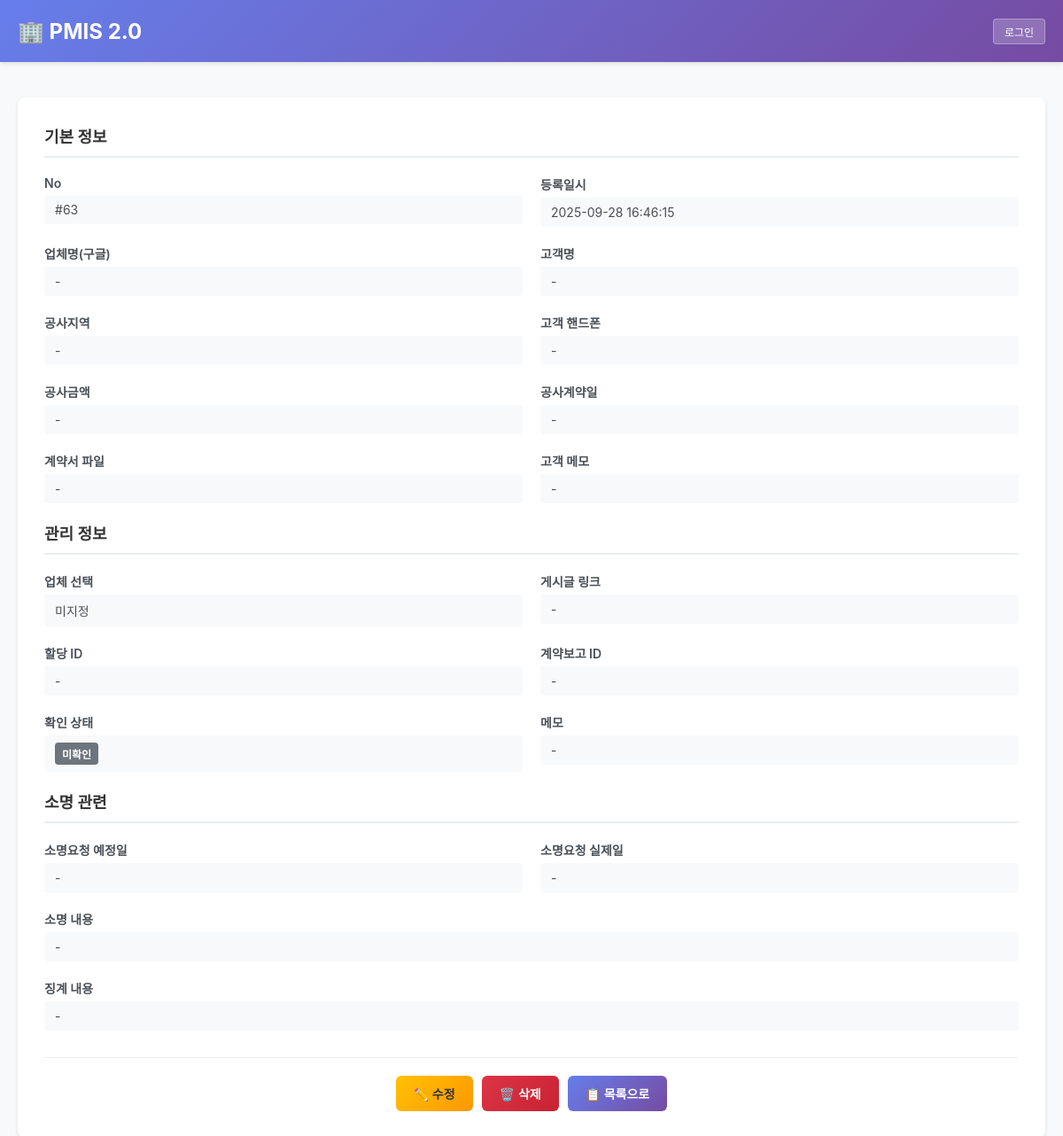
The app's page /contract/clientreport/63/ with its own data.
### contract/models.py (models this page shows, shortened)
class ClientReport(models.Model):
    CHECK_CHOICES = [
        (0, '미확인'),
        (1, '불필요'),
        (2, '계약O'),
        (3, '계약X'),
    ]
    no = models.AutoField(primary_key=True, verbose_name='고객계약보고ID')
    sTimeStamp = models.CharField(max_length=50, blank=True, verbose_name='타임스탬프(구글)')
    sCompanyName = models.CharField(max_length=200, blank=True, verbose_name='업체명(구글)')
    sName = models.CharField(max_length=50, blank=True, verbose_name='고객')
    sArea = models.CharField(max_length=200, blank=True, verbose_name='공사지역')
    sPhone = models.CharField(max_length=50, blank=True, verbose_name='고객핸드폰')
    sConMoney = models.CharField(max_length=50, blank=True, verbose_name='공사금액(원)')
    sDateContract = models.CharField(max_length=50, blank=True, verbose_name='공사계약일(구글)')
    sFile = models.TextField(blank=True, verbose_name='계약서 링크')
    sClientMemo = models.TextField(blank=True, verbose_name='남긴 말씀')
    timeStamp = models.DateTimeField(null=True, blank=True, verbose_name='타임스탬프')
    noCompany = models.IntegerField(default=0, verbose_name='업체ID')
    dateContract = models.DateField(null=True, blank=True, verbose_name='공사계약일')
    sPost = models.CharField(max_length=200, blank=True, verbose_name='게시글 링크')
    noAssign = models.IntegerField(null=True, blank=True, verbose_name='할당ID')
    noCompanyReport = models.IntegerField(null=True, blank=True, verbose_name='업체계약보고ID')
    nCheck = models.IntegerField(
        choices=CHECK_CHOICES,
        default=0,
        verbose_name='확인'
    )
    sMemo = models.TextField(blank=True, verbose_name='메모')
    dateExplain0 = models.DateField(null=True, blank=True, verbose_name='소명요청 예정일')
    dateExplain1 = models.DateField(null=True, blank=True, verbose_name='소명요청 실제일')
    sExplain = models.TextField(blank=True, verbose_name='소명 내용')
    sPunish = models.TextField(blank=True, verbose_name='징계 내용')
    created_at = models.DateTimeField(auto_now_add=True, verbose_name='생성일시')
    updated_at = models.DateTimeField(auto_now=True, verbose_name='수정일시')
    class Meta:
        db_table = 'client_report'
        verbose_name = '고객계약보고'
        verbose_name_plural = '고객계약보고'
        ordering = ['-no']  # 최신순 정렬

### contract/views.py (the view)
# urls.py: path('clientreport/<int:pk>/', views.clientreport_detail, name='clientreport_detail'),
def clientreport_detail(request, pk):
    report = get_object_or_404(ClientReport, pk=pk)
    try:
        company = Company.objects.get(no=report.noCompany)
        report.company = company
    except Company.DoesNotExist:
        report.company = None
    current_staff = None
    if 'staff_user' in request.session:
        try:
            current_staff = Staff.objects.get(no=request.session['staff_user']['no'])
        except Staff.DoesNotExist:
            pass
    context = {
        'report': report,
        'current_staff': current_staff,
        'mode': 'view',
    }
    return render(request, 'contract/clientreport_detail.html', context)

### contract/templates/contract/clientreport_detail.html (shortened to what this page needs)
{% extends "staff/base.html" %}
{% block content %}
<div class="detail-container">
    <form method="post" action="">
        <div class="section-title">기본 정보</div>
        <div class="form-row">
            <div class="form-col">
                <label class="form-label">No</label>
                <div class="form-control-plaintext">#{{ report.no }}</div>
            </div>
            <div class="form-col">
                <label class="form-label">등록일시</label>
                <div class="form-control-plaintext">
                    {% if report.timeStamp %}
                        {{ report.timeStamp|date:"Y-m-d H:i:s" }}
                    {% elif report.sTimeStamp %}
                        {{ report.sTimeStamp }}
                    {% else %}
                        -
                    {% endif %}
                </div>
            </div>
        </div>
        <div class="form-row">
            <div class="form-col">
                <label class="form-label">업체명(구글)</label>
                <div class="form-control-plaintext">{{ report.sCompanyName|default:"-" }}</div>
            </div>
            <div class="form-col">
                <label class="form-label">고객명</label>
                <div class="form-control-plaintext">{{ report.sName|default:"-" }}</div>
            </div>
        </div>
        <div class="form-row">
            <div class="form-col">
                <label class="form-label">공사지역</label>
                <div class="form-control-plaintext">{{ report.sArea|default:"-" }}</div>
            </div>
            <div class="form-col">
                <label class="form-label">고객 핸드폰</label>
                <div class="form-control-plaintext">{{ report.sPhone|default:"-" }}</div>
            </div>
        </div>
        <div class="form-row">
            <div class="form-col">
                <label class="form-label">공사금액</label>
                <div class="form-control-plaintext">{{ report.sConMoney|default:"-" }}</div>
            </div>
            <div class="form-col">
                <label class="form-label">공사계약일</label>
                <div class="form-control-plaintext">
                    {% if report.dateContract %}
                        {{ report.dateContract|date:"Y-m-d" }}
                    {% elif report.sDateContract %}
                        {{ report.sDateContract }}
                    {% else %}
                        -
                    {% endif %}
                </div>
            </div>
        </div>
        <div class="form-row">
            <div class="form-col">
                <label class="form-label">계약서 파일</label>
                <div class="form-control-plaintext">
                    {% if report.sFile %}
                        <a href="{{ report.sFile }}" target="_blank" class="link-display">
                            📎 계약서 보기
                        </a>
                    {% else %}
                        -
                    {% endif %}
                </div>
            </div>
            <div class="form-col">
                <label class="form-label">고객 메모</label>
                <div class="form-control-plaintext">{{ report.sClientMemo|default:"-" }}</div>
            </div>
        </div>
        <div class="section-title">관리 정보</div>
        <div class="form-row">
            <div class="form-col">
                <label for="noCompany" class="form-label">업체 선택</label>
                {% if mode == 'edit' %}
                    <select id="noCompany" name="noCompany" class="form-control">
                        <option value="0">선택하세요</option>
                        {% for company in all_companies %}
                            <option value="{{ company.no }}" {% if company.no == report.noCompany %}selected{% endif %}>
                                {{ company.sName2|default:company.sName1 }}
                            </option>
                        {% endfor %}
                    </select>
                {% else %}
                    <div class="form-control-plaintext">
                        {% if report.company %}
                            {{ report.company.sName2|default:report.company.sName1 }}
                        {% else %}
                            미지정
                        {% endif %}
                    </div>
                {% endif %}
            </div>
            <div class="form-col">
                <label for="sPost" class="form-label">게시글 링크</label>
                {% if mode == 'edit' %}
                    <input type="url" id="sPost" name="sPost" class="form-control"
                           value="{% if report.sPost %}{{ report.sPost }}{% else %}https://cafe.naver.com/pcarpenter/{% endif %}" placeholder="https://...">
                {% else %}
                    <div class="form-control-plaintext">
                        {% if report.sPost %}
                            <a href="{{ report.sPost }}" target="_blank" class="link-display" style="word-break: break-all;">
                                {{ report.sPost }}
                            </a>
                        {% else %}
                            -
                        {% endif %}
                    </div>
                {% endif %}
            </div>
        </div>
        <div class="form-row">
            <div class="form-col">
                <label for="noAssign" class="form-label">할당 ID</label>
                {% if mode == 'edit' %}
                    <input type="number" id="noAssign" name="noAssign" class="form-control"
                           value="{{ report.noAssign|default:'' }}">
                {% else %}
                    <div class="form-control-plaintext">{{ report.noAssign|default:"-" }}</div>
                {% endif %}
            </div>
            <div class="form-col">
                <label for="noCompanyReport" class="form-label">계약보고 ID</label>
                {% if mode == 'edit' %}
                    <input type="number" id="noCompanyReport" name="noCompanyReport" class="form-control"
                           value="{{ report.noCompanyReport|default:'' }}">
                {% else %}
                    <div class="form-control-plaintext">{{ report.noCompanyReport|default:"-" }}</div>
                {% endif %}
            </div>
        </div>
        <div class="form-row">
            <div class="form-col">
                <label for="nCheck" class="form-label">확인 상태</label>
                {% if mode == 'edit' %}
                    <select id="nCheck" name="nCheck" class="form-control">
                        <option value="0" {% if report.nCheck == 0 %}selected{% endif %}>미확인</option>
                        <option value="1" {% if report.nCheck == 1 %}selected{% endif %}>불필요</option>
                        <option value="2" {% if report.nCheck == 2 %}selected{% endif %}>계약O</option>
                        <option value="3" {% if report.nCheck == 3 %}selected{% endif %}>계약X</option>
                    </select>
                {% else %}
                    <div class="form-control-plaintext">
                        {% if report.nCheck == 0 %}
                            <span class="badge badge-secondary">미확인</span>
                        {% elif report.nCheck == 1 %}
                            <span class="badge badge-warning">불필요</span>
                        {% elif report.nCheck == 2 %}
                            <span class="badge badge-success">계약O</span>
                        {% else %}
                            <span class="badge badge-danger">계약X</span>
                        {% endif %}
                    </div>
                {% endif %}
            </div>
            <div class="form-col">
                <label for="sMemo" class="form-label">메모</label>
                {% if mode == 'edit' %}
                    <input type="text" id="sMemo" name="sMemo" class="form-control"
                           value="{{ report.sMemo|default:'' }}" placeholder="메모를 입력하세요">
                {% else %}
                    <div class="form-control-plaintext">{{ report.sMemo|default:"-" }}</div>
                {% endif %}
            </div>
        </div>
        <div class="section-title">소명 관련</div>
        <div class="form-row">
            <div class="form-col">
                <label for="dateExplain0" class="form-label">소명요청 예정일</label>
                {% if mode == 'edit' %}
                    <input type="date" id="dateExplain0" name="dateExplain0" class="form-control"
                           value="{{ report.dateExplain0|date:'Y-m-d'|default:'' }}">
                {% else %}
                    <div class="form-control-plaintext">
                        {% if report.dateExplain0 %}
                            {{ report.dateExplain0|date:"Y-m-d" }}
                        {% else %}
                            -
                        {% endif %}
                    </div>
                {% endif %}
            </div>
            <div class="form-col">
                <label for="dateExplain1" class="form-label">소명요청 실제일</label>
                {% if mode == 'edit' %}
                    <input type="date" id="dateExplain1" name="dateExplain1" class="form-control"
                           value="{{ report.dateExplain1|date:'Y-m-d'|default:'' }}">
                {% else %}
                    <div class="form-control-plaintext">
                        {% if report.dateExplain1 %}
                            {{ report.dateExplain1|date:"Y-m-d" }}
                        {% else %}
                            -
                        {% endif %}
                    </div>
                {% endif %}
            </div>
        </div>
        <div class="form-group">
            <label for="sExplain" class="form-label">소명 내용</label>
            {% if mode == 'edit' %}
                <textarea id="sExplain" name="sExplain" class="form-control"
                          rows="3" placeholder="소명 내용을 입력하세요">{{ report.sExplain|default:'' }}</textarea>
            {% else %}
                <div class="form-control-plaintext">{{ report.sExplain|default:"-"|linebreaks }}</div>
            {% endif %}
        </div>
        <div class="form-group">
            <label for="sPunish" class="form-label">징계 내용</label>
            {% if mode == 'edit' %}
                <textarea id="sPunish" name="sPunish" class="form-control"
                          rows="3" placeholder="징계 내용을 입력하세요">{{ report.sPunish|default:'' }}</textarea>
            {% else %}
                <div class="form-control-plaintext">{{ report.sPunish|default:"-"|linebreaks }}</div>
            {% endif %}
        </div>
        <div class="btn-group">
            {% if mode == 'edit' %}
                <button type="submit" class="btn btn-success">
                    💾 저장
                </button>
                <a href="{% url 'contract:clientreport_detail' report.no %}" class="btn btn-secondary">
                    ❌ 취소
                </a>
            {% else %}
                <a href="{% url 'contract:clientreport_edit' report.no %}" class="btn btn-warning">
                    ✏️ 수정
                </a>
                <button type="button" onclick="deleteReport()" class="btn btn-danger">
                    🗑️ 삭제
                </button>
            {% endif %}
            <a href="{% url 'contract:clientreport_list' %}" class="btn btn-primary">
                📋 목록으로
            </a>
        </div>
    </form>
</div>
{% endblock %}

### records on screen
ClientReport: no "63", timeStamp "2025-09-28 16:46:15", sCompanyName "-", sName "-", sArea "-", sPhone "-", sConMoney "-", sClientMemo "-", noAssign "-", noCompanyReport "-", sMemo "-", sExplain "-", sPunish "-"
